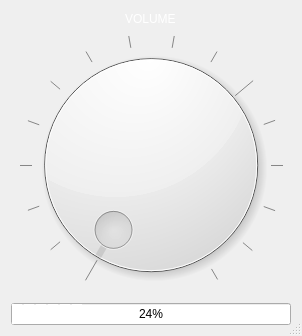
<?xml version="1.0" encoding="UTF-8"?>
<ui version="4.0">
 <class>VolumeDialog</class>
 <widget class="QDialog" name="VolumeDialog">
  <property name="geometry">
   <rect>
    <x>0</x>
    <y>0</y>
    <width>302</width>
    <height>336</height>
   </rect>
  </property>
  <property name="windowTitle">
   <string>set volume</string>
  </property>
  <property name="autoFillBackground">
   <bool>false</bool>
  </property>
  <property name="styleSheet">
   <string notr="true">background-image: url(:/new/prefix1/files/background.png);</string>
  </property>
  <property name="sizeGripEnabled">
   <bool>true</bool>
  </property>
  <property name="modal">
   <bool>true</bool>
  </property>
  <layout class="QVBoxLayout" name="verticalLayout">
   <item>
    <widget class="QLineEdit" name="lineEdit">
     <property name="enabled">
      <bool>false</bool>
     </property>
     <property name="styleSheet">
      <string notr="true">background-color: rgba(0, 0, 0, 0);
border: none ;
color: rgb(255, 255, 255);</string>
     </property>
     <property name="text">
      <string>VOLUME</string>
     </property>
     <property name="frame">
      <bool>false</bool>
     </property>
     <property name="alignment">
      <set>Qt::AlignCenter</set>
     </property>
     <property name="readOnly">
      <bool>true</bool>
     </property>
    </widget>
   </item>
   <item>
    <widget class="QDial" name="dial">
     <property name="autoFillBackground">
      <bool>false</bool>
     </property>
     <property name="styleSheet">
      <string notr="true"/>
     </property>
     <property name="inputMethodHints">
      <set>Qt::ImhNone</set>
     </property>
     <property name="orientation">
      <enum>Qt::Horizontal</enum>
     </property>
     <property name="invertedAppearance">
      <bool>false</bool>
     </property>
     <property name="invertedControls">
      <bool>false</bool>
     </property>
     <property name="wrapping">
      <bool>false</bool>
     </property>
     <property name="notchTarget">
      <double>20.000000000000000</double>
     </property>
     <property name="notchesVisible">
      <bool>true</bool>
     </property>
    </widget>
   </item>
   <item>
    <widget class="QProgressBar" name="progressBar">
     <property name="styleSheet">
      <string notr="true">QProgressBar::chunk {
    background-color: white;
    width: 10px;
    margin: 0.5px;
}</string>
     </property>
     <property name="value">
      <number>24</number>
     </property>
     <property name="alignment">
      <set>Qt::AlignCenter</set>
     </property>
    </widget>
   </item>
  </layout>
 </widget>
 <resources/>
 <connections/>
</ui>
